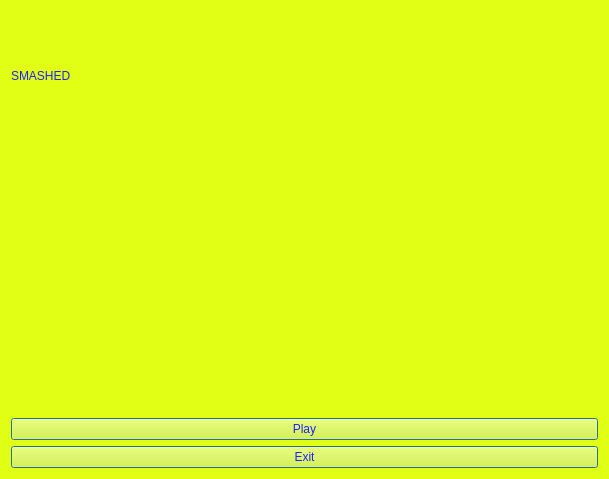
<?xml version="1.0" encoding="UTF-8"?>
<ui version="4.0">
 <class>mainMenu</class>
 <widget class="QWidget" name="mainMenu">
  <property name="geometry">
   <rect>
    <x>0</x>
    <y>0</y>
    <width>609</width>
    <height>479</height>
   </rect>
  </property>
  <property name="windowTitle">
   <string>SMASHED</string>
  </property>
  <property name="styleSheet">
   <string notr="true">background-color: rgb(224, 255, 20);</string>
  </property>
  <layout class="QVBoxLayout" name="verticalLayout">
   <item>
    <widget class="QLabel" name="label_3">
     <property name="styleSheet">
      <string notr="true">font: 22pt &quot;Purisa&quot;;
color: rgb(33, 33, 255);</string>
     </property>
     <property name="text">
      <string>SMASHED</string>
     </property>
    </widget>
   </item>
   <item>
    <widget class="QLabel" name="label">
     <property name="styleSheet">
      <string notr="true">font: 9pt &quot;Purisa&quot;;
color: rgb(33, 33, 255);</string>
     </property>
     <property name="text">
      <string/>
     </property>
    </widget>
   </item>
   <item>
    <widget class="QLabel" name="label_2">
     <property name="contextMenuPolicy">
      <enum>Qt::PreventContextMenu</enum>
     </property>
     <property name="layoutDirection">
      <enum>Qt::LeftToRight</enum>
     </property>
     <property name="styleSheet">
      <string notr="true">color: rgb(33, 33, 255);
font: 22pt &quot;Purisa&quot;;</string>
     </property>
     <property name="text">
      <string/>
     </property>
     <property name="alignment">
      <set>Qt::AlignCenter</set>
     </property>
    </widget>
   </item>
   <item>
    <layout class="QVBoxLayout" name="verticalLayout_2">
     <item>
      <widget class="QPushButton" name="pushButton">
       <property name="styleSheet">
        <string notr="true">font: 9pt &quot;Purisa&quot;;
color: rgb(33, 33, 255);
</string>
       </property>
       <property name="text">
        <string>Play</string>
       </property>
       <property name="autoDefault">
        <bool>false</bool>
       </property>
       <property name="default">
        <bool>true</bool>
       </property>
      </widget>
     </item>
     <item>
      <widget class="QPushButton" name="pushButton_2">
       <property name="styleSheet">
        <string notr="true">color: rgb(33, 33, 255);
font: 9pt &quot;Purisa&quot;;</string>
       </property>
       <property name="text">
        <string>Exit</string>
       </property>
       <property name="autoDefault">
        <bool>false</bool>
       </property>
       <property name="default">
        <bool>true</bool>
       </property>
      </widget>
     </item>
    </layout>
   </item>
  </layout>
 </widget>
 <resources/>
 <connections/>
</ui>
